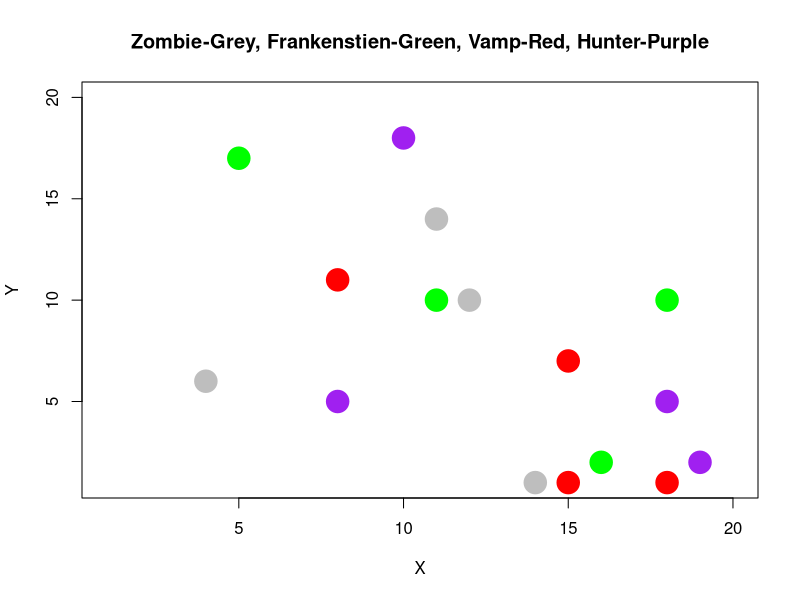
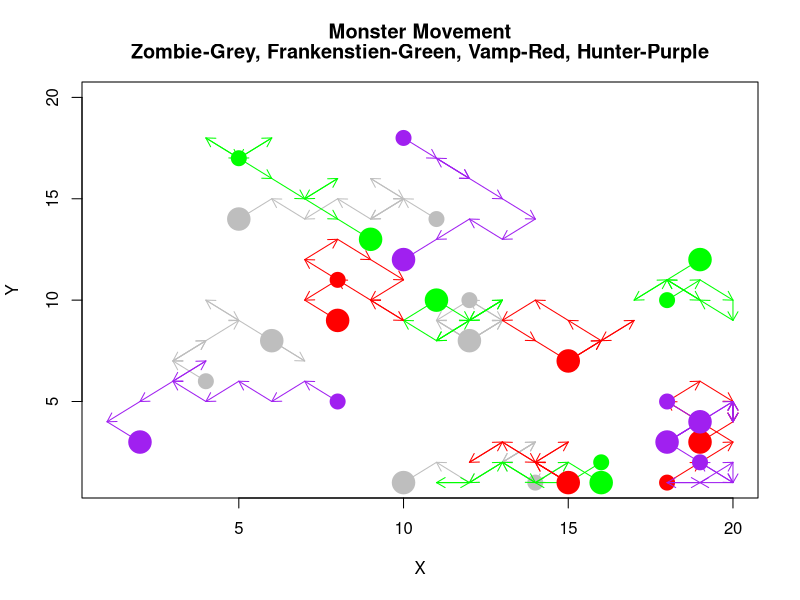

The R script that drew these images, in order:
# Monster Mash - Spatial Multi-Agent Simulation

# This simualtion demonstrates how to build a simple spatial multi-agent simulations using R.

# There is a 20 x 20 grid in which the agents occupy.  If they walk off one edge they end up on the other side.

gridx = 20
gridy = 20

# Let's first specify the initial number of agents.
n.Bob = 4
n.Frank = 1
n.Dracula = 1
n.Hunter = 2

# Specify number of moves before the monsters start fighting and expanding
n.moves = 10

# Now we will create a movement matrix for each monster.
t=0
for(v in c("Bob","Frank","Dracula","Hunter")){
t=t+1
# Zombie is type 1, Frankenstien's Monster is type 2, Vampires is type 3, and Hunter type 4.

for(i in 1:get(paste("n.","Bob",sep=""))) {
  # Specify initial positions
  x = ceiling(gridx*runif(1))
  y = ceiling(gridy*runif(1))
  type = t
  
  # Create a vector for each monster in the simulation.
  assign(paste(v,i,sep=""), t(as.matrix(c(x=x,y=y,t=type))))
}
}
Bob1
Frank1


# Due to number of files separate objects it is not very easy to plot them.
plot(0,0,xlim=c(1,gridx),ylim=c(1,gridy), xlab="X", ylab="Y", main="Zombie-Grey, Frankenstien-Green, Vamp-Red, Hunter-Purple")

# Let's speficy the color of each monster type and hunter.
# Remember Zombie is 1, Frankenstien's 2, Vampires 3, and Hunter 4.
mon.col = c("gray", "green", "red", "purple")

for(v in c("Bob","Frank","Dracula","Hunter")){
for(i in 1:get(paste("n.","Bob",sep=""))) {
  handle = get(paste(v,i,sep=""))
  handle.l=handle[nrow(handle),]
  points(handle.l[1],handle.l[2], col=mon.col[handle.l[3]], cex=3, pch=19)
}
}

# Speficy a minmax function that keeps the monsters in the grid
minmax <- function(x,xmin,xmax) max(min(x,xmax),xmin)

for(ii in 1:n.moves) {
for(v in c("Bob","Frank","Dracula","Hunter")){
for(i in 1:get(paste("n.","Bob",sep=""))) {
  handle = get(paste(v,i,sep=""))
  handle.l=handle[nrow(handle),]
  final = rbind(handle,c(minmax(handle.l[1]+(-1)^rbinom(1,1,.5), 1, gridx),
      minmax(handle.l[2]+(-1)^rbinom(1,1,.5), 1, gridy), handle.l[3]))
  
  assign(paste(v,i,sep=""),final)
}
}
}

Bob1

plot(0,0,xlim=c(1,gridx),ylim=c(1,gridy), xlab="X", ylab="Y", main=c("Monster Movement", "Zombie-Grey, Frankenstien-Green, Vamp-Red, Hunter-Purple"))

# Let's speficy the color of each monster type and hunter.
# Remember Zombie is 1, Frankenstien's 2, Vampires 3, and Hunter 4.
mon.col = c("gray", "green", "red", "purple")

for(v in c("Bob","Frank","Dracula","Hunter")){
for(i in 1:get(paste("n.","Bob",sep=""))) {
  handle = get(paste(v,i,sep=""))
  turn <- nrow(handle)
  handle.l=handle[turn,]
  points(handle[1,1],handle[1,2], col=mon.col[handle.l[3]], cex=2, pch=19)
   arrows(x1=handle[-1,1], y1=handle[-1,2],
         x0=handle[-turn,1],y0=handle[-turn,2], 
         col=mon.col[handle.l[3]],pch=19, length=.1)  
  points(handle.l[1],handle.l[2], col=mon.col[handle.l[3]], cex=3, pch=19)
}
}

# The agents do not interact with each other so this simulation really is not that interesting.
